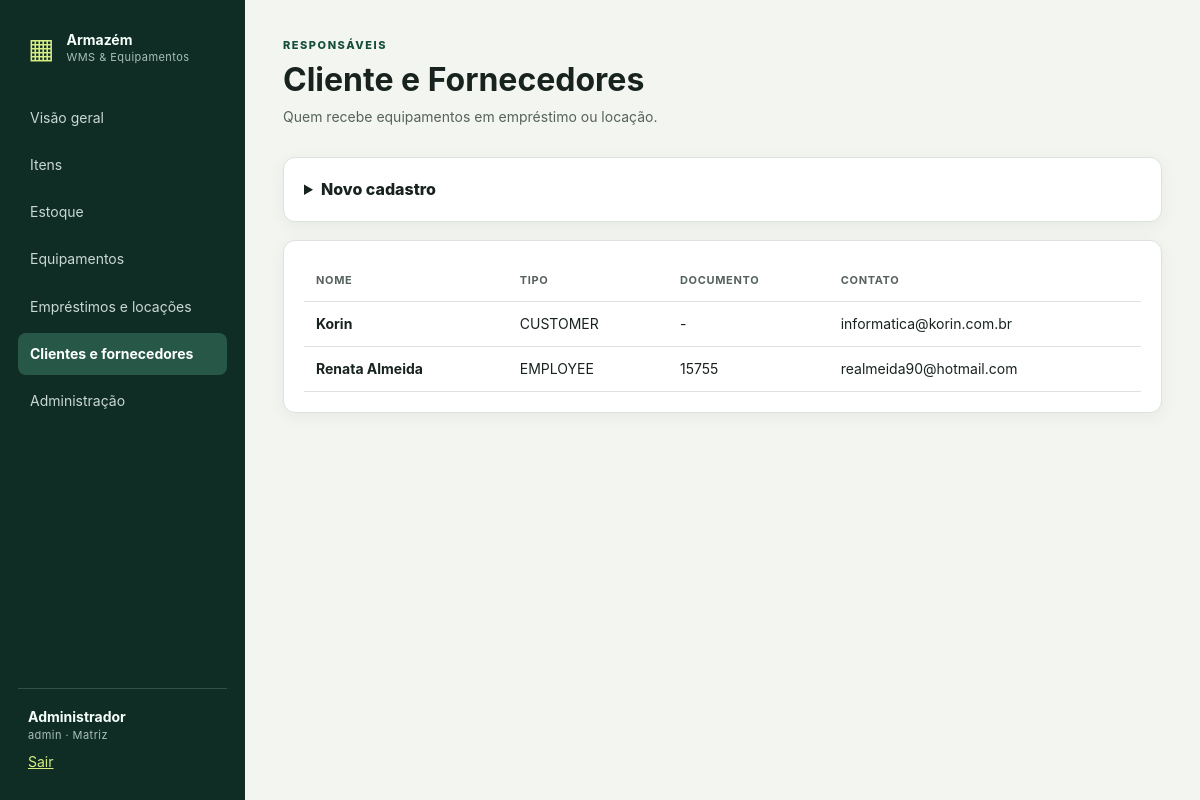
/parties (signed in), run on the app's committed database.
### models.py (models this page shows, shortened)
class User(UserMixin, db.Model):
    __tablename__ = "users"
    id = db.Column(db.Integer, primary_key=True)
    name = db.Column(db.String(120), nullable=False)
    email = db.Column(db.String(180), unique=True, nullable=False)
    password_hash = db.Column(db.String(255), nullable=False)
    role = db.Column(db.String(20), default="operator", nullable=False)
    branch_id = db.Column(db.Integer, db.ForeignKey("branches.id"))
    active = db.Column(db.Boolean, default=True, nullable=False)
    branch = db.relationship("Branch")
    def can(self, *roles): return self.role in roles

class Branch(db.Model):
    __tablename__ = "branches"
    id = db.Column(db.Integer, primary_key=True)
    code = db.Column(db.String(20), unique=True, nullable=False)
    name = db.Column(db.String(120), nullable=False)
    active = db.Column(db.Boolean, default=True, nullable=False)

class Party(db.Model):
    __tablename__ = "parties"
    id = db.Column(db.Integer, primary_key=True)
    kind = db.Column(db.String(20), default="EMPLOYEE", nullable=False)
    document = db.Column(db.String(30))
    name = db.Column(db.String(160), nullable=False)
    email = db.Column(db.String(180))
    phone = db.Column(db.String(40))
    active = db.Column(db.Boolean, default=True, nullable=False)

### app.py (the view, shortened to what this page needs)
    @app.route("/parties", methods=["GET", "POST"])
    @login_required
    def parties():
        return render_template("parties.html", parties=Party.query.order_by(Party.name).all())

### templates/parties.html (shortened to what this page needs)
{% extends 'base.html' %}{% block title %}Pessoas{% endblock %}{% block content %}<header><div><small>RESPONSÁVEIS</small><h1>Cliente e Fornecedores</h1><p>Quem recebe equipamentos em empréstimo ou locação.</p></div></header>{% if current_user.can('admin','manager','operator') %}
<details class="panel form-panel"><summary>Novo cadastro</summary></details>
{% endif %}<section class="panel"><div class="table-scroll" role="region" tabindex="0" aria-label="Tabela de pessoas"><table><thead><tr><th>Nome</th><th>Tipo</th><th>Documento</th><th>Contato</th></tr></thead><tbody>{% for p in parties %}<tr><td><b>{{p.name}}</b></td><td>{{p.kind}}</td><td>{{p.document or '-'}}</td><td>{{p.email or p.phone or '-'}}</td></tr>{% endfor %}</tbody></table></div></section>{% endblock %}

### templates/base.html (shortened to what this page needs)
<!doctype html>
<html lang="pt-BR">
<head>
<link rel="stylesheet" href="{{ url_for('static', filename='style.css') }}">
</head>
<body>
{% if current_user.is_authenticated %}
<aside aria-label="Painel lateral">
  <div class="brand"><span aria-hidden="true">▦</span><div><b>Armazém</b><small>WMS & Equipamentos</small></div></div>
  <nav aria-label="Navegação principal">
    <a href="{{ url_for('dashboard') }}" {% if request.endpoint == 'dashboard' %}aria-current="page"{% endif %}>Visão geral</a>
    <a href="{{ url_for('items') }}" {% if request.endpoint in ['items','item_condition'] %}aria-current="page"{% endif %}>Itens</a>
    <a href="{{ url_for('stock') }}" {% if request.endpoint == 'stock' %}aria-current="page"{% endif %}>Estoque</a>
    <a href="{{ url_for('assets') }}" {% if request.endpoint in ['assets','asset_detail','asset_condition','asset_release','asset_photo','asset_qr'] %}aria-current="page"{% endif %}>Equipamentos</a>
    <a href="{{ url_for('loans') }}" {% if request.endpoint in ['loans','loan_action','loan_term'] %}aria-current="page"{% endif %}>Empréstimos e locações</a>
    <a href="{{ url_for('parties') }}" {% if request.endpoint == 'parties' %}aria-current="page"{% endif %}>Clientes e fornecedores</a>
    {% if current_user.role == 'admin' %}<a href="{{ url_for('admin') }}" {% if request.endpoint == 'admin' %}aria-current="page"{% endif %}>Administração</a>{% endif %}
  </nav>
  <div class="account"><b>{{ current_user.name }}</b><small>{{ current_user.role }} · {{ current_user.branch.name if current_user.branch else 'Todas' }}</small><a href="{{ url_for('logout') }}">Sair</a></div>
</aside>
{% endif %}
<main id="conteudo-principal" tabindex="-1" class="{% if not current_user.is_authenticated %}full{% endif %}">
  {% block content %}{% endblock %}
</main>
</body>
</html>

### static/style.css (style rules this page uses)
:root { --ink:#18231f;--muted:#56625c;--bg:#f3f5f1;--panel:#fff;--brand:#164e3b;--accent:#d8ef83;--line:#dde3dc;--danger:#a43c3c;--amber:#8a5b0d }
* { box-sizing:border-box }
body { margin:0;background:var(--bg);color:var(--ink);font:14px/1.45 Inter,Segoe UI,Arial,sans-serif }
aside { position:fixed;inset:0 auto 0 0;width:245px;background:#102d25;color:#f5fff9;padding:28px 18px;display:flex;flex-direction:column }
.brand { display:flex;gap:12px;align-items:center;padding:0 10px 28px }
.brand>span { font-size:28px;color:var(--accent) }
.brand div,.account { display:flex;flex-direction:column }
.brand small,.account small { color:#a9c0b7 }
nav { display:grid;gap:5px }
nav a { color:#c9d8d2;text-decoration:none;padding:11px 12px;border-radius:8px }
.account { margin-top:auto;border-top:1px solid #315047;padding:18px 10px 0 }
.account a { color:var(--accent);margin-top:8px }
main { margin-left:245px;padding:38px;max-width:1500px }
header { display:flex;justify-content:space-between;align-items:flex-start;margin-bottom:25px }
h1 { font-size:32px;margin:3px 0 }
p { color:var(--muted);margin:4px 0 }
small { display:block;color:var(--muted);font-size:11px;letter-spacing:.04em }
header>div>small { color:var(--brand);font-weight:800;letter-spacing:.14em }
.metrics article,.panel,.asset-card { background:var(--panel);border:1px solid var(--line);border-radius:12px;box-shadow:0 4px 16px #243b3210 }
.panel { padding:20px;margin-bottom:18px;overflow:auto }
details summary { cursor:pointer;font-weight:800;font-size:16px }
table { width:100%;border-collapse:collapse }
th { text-align:left;color:var(--muted);font-size:11px;text-transform:uppercase;letter-spacing:.06em }
td,th { padding:12px;border-bottom:1px solid var(--line);vertical-align:top }
.table-scroll { overflow-x:auto;max-width:100% }
nav a[aria-current="page"] { background:#275847;color:#fff;font-weight:700 }
header { flex-wrap:wrap;gap:14px }
header>div { min-width:0;overflow-wrap:anywhere }
.panel { max-width:100% }
.table-scroll { overflow-x:auto;max-width:100%;overscroll-behavior-x:contain }
nav a { overflow-wrap:anywhere }

### data on the page
User: name "Administrador", role "admin"
Branch: branch "Matriz"
Party: name "Korin", kind "CUSTOMER", document "-", email "informatica@korin.com.br"
Party: name "Renata Almeida", kind "EMPLOYEE", document "15755", email "realmeida90@hotmail.com"
